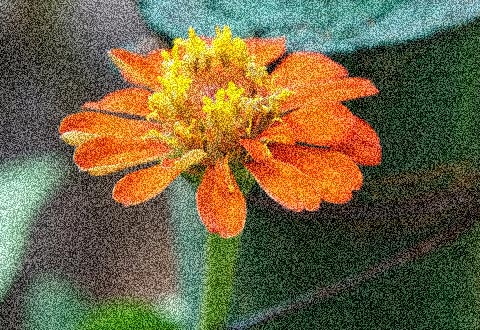
#> input picture opencv/BTVN/anh_nhieu.jpg, 480 x 330 px
$ python gaussianFilter.py
#> lines starting #> are read from the running program, lines starting #| are printed output that depends on the picture
import cv2 as cv
import matplotlib.pyplot as plt

img = cv.imread("anh_nhieu.jpg",1)
#> img is the input picture: shape (330, 480, 3); mean B, G, R 67.4, 100.5, 111.3
kernel = cv.getGaussianKernel(9,4,ktype=None)
dst = cv.filter2D(img,-1,kernel)
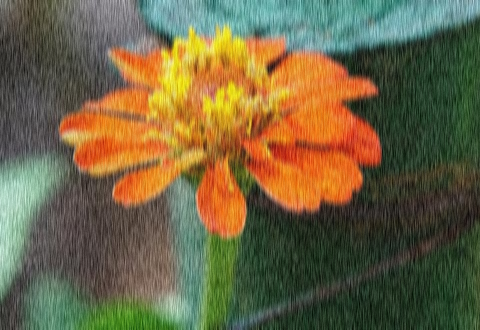
#> dst: shape (330, 480, 3); mean B, G, R 67.4, 100.5, 111.4
plt.subplot(121),plt.imshow(img[:,:,::-1]),plt.title("anhgoc"),plt.xticks([]),plt.yticks([])
plt.subplot(122),plt.imshow(dst[:,:,::-1]),plt.title("gaussianFilter"),plt.xticks([]),plt.yticks([])
plt.show()
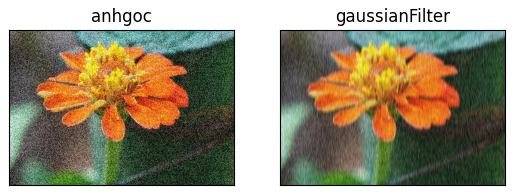
#> figure drawn by matplotlib, 2 panels
cv.destroyAllWindows()

$ run again, with opencv/BTVN/anh.jpg copied over opencv/BTVN/anh_nhieu.jpg
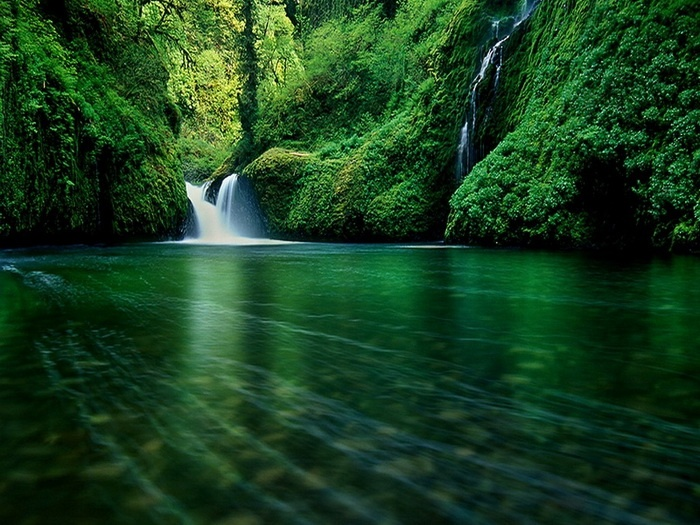
#> input picture opencv/BTVN/anh.jpg, 700 x 525 px
#> img is the input picture: shape (525, 700, 3); mean B, G, R 31.8, 64.3, 25.5
#> `dst = cv.filter2D(img,-1,kernel)`:
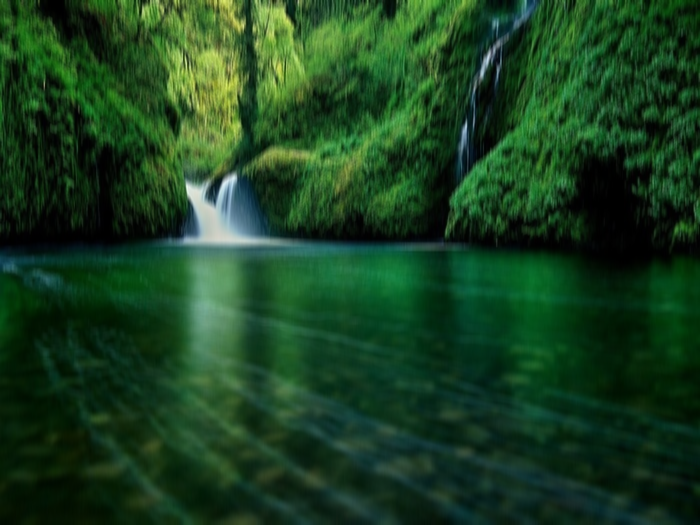
#> dst: shape (525, 700, 3); mean B, G, R 31.8, 64.3, 25.5
#> `plt.show()`:
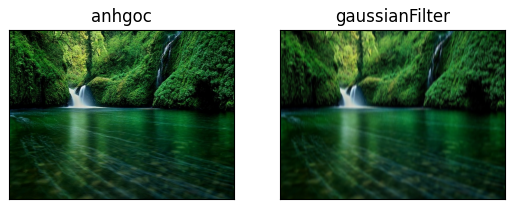
#> figure drawn by matplotlib, 2 panels

$ run again, with opencv/BTVN/anh1.jpg copied over opencv/BTVN/anh_nhieu.jpg
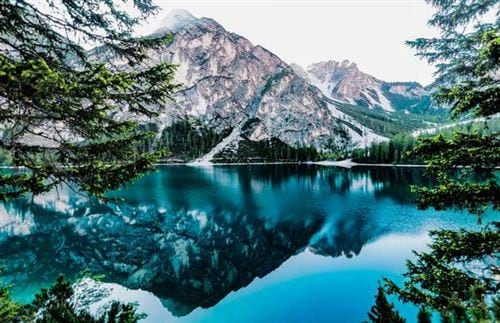
#> input picture opencv/BTVN/anh1.jpg, 500 x 323 px
#> img is the input picture: shape (323, 500, 3); mean B, G, R 124, 119.1, 81.9
#> `dst = cv.filter2D(img,-1,kernel)`:
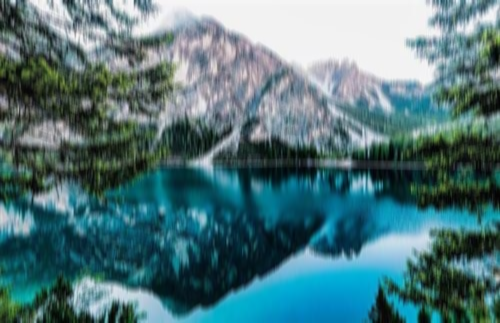
#> dst: shape (323, 500, 3); mean B, G, R 124, 119.1, 81.9
#> `plt.show()`:
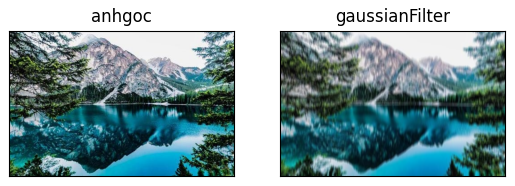
#> figure drawn by matplotlib, 2 panels

$ run again, with opencv/BTVN/anhgai.jpg copied over opencv/BTVN/anh_nhieu.jpg
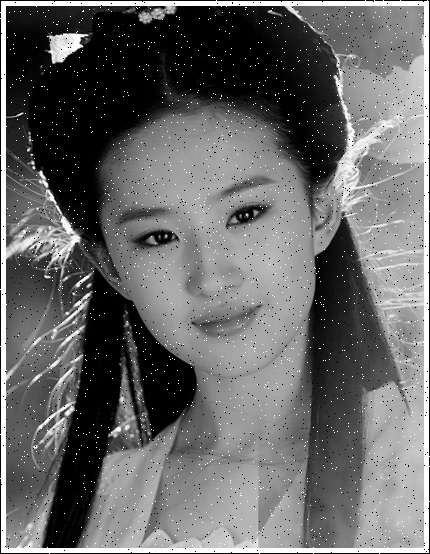
#> input picture opencv/BTVN/anhgai.jpg, 430 x 554 px
#> img is the input picture: shape (554, 430, 3); min 0, max 255, mean 104.1
#> `dst = cv.filter2D(img,-1,kernel)`:
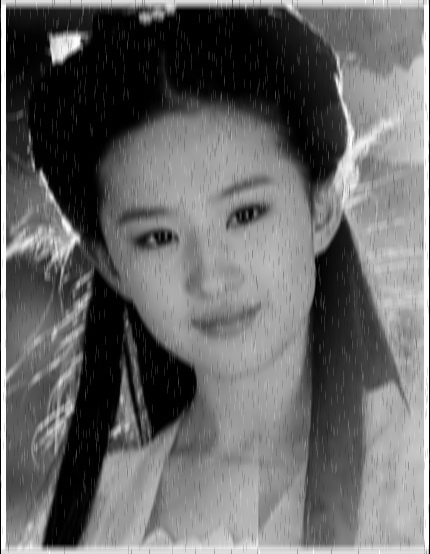
#> dst: shape (554, 430, 3); min 0, max 255, mean 104.5
#> `plt.show()`:
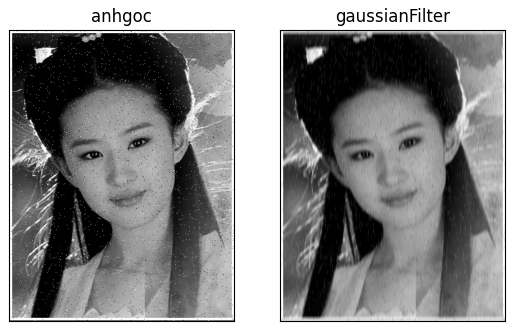
#> figure drawn by matplotlib, 2 panels
